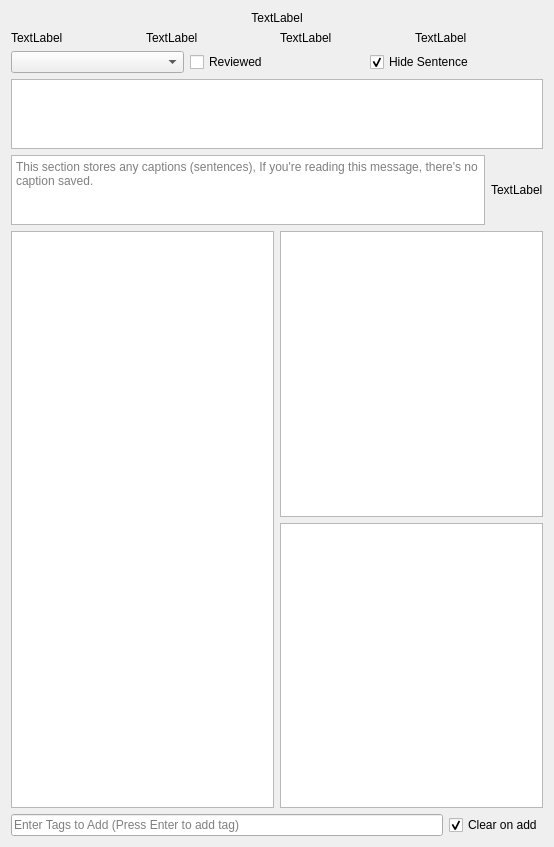
<?xml version="1.0" encoding="UTF-8"?>
<ui version="4.0">
 <class>Form</class>
 <widget class="QWidget" name="Form">
  <property name="geometry">
   <rect>
    <x>0</x>
    <y>0</y>
    <width>554</width>
    <height>847</height>
   </rect>
  </property>
  <property name="windowTitle">
   <string>Form</string>
  </property>
  <layout class="QGridLayout" name="gridLayout">
   <item row="0" column="0" colspan="2">
    <layout class="QVBoxLayout" name="verticalLayout">
     <property name="spacing">
      <number>6</number>
     </property>
     <item>
      <widget class="QLabel" name="label_image_path">
       <property name="sizePolicy">
        <sizepolicy hsizetype="Ignored" vsizetype="Preferred">
         <horstretch>0</horstretch>
         <verstretch>0</verstretch>
        </sizepolicy>
       </property>
       <property name="toolTip">
        <string>path of the image</string>
       </property>
       <property name="text">
        <string>TextLabel</string>
       </property>
       <property name="scaledContents">
        <bool>false</bool>
       </property>
       <property name="alignment">
        <set>Qt::AlignCenter</set>
       </property>
      </widget>
     </item>
     <item>
      <layout class="QHBoxLayout" name="horizontalLayout_2">
       <item>
        <widget class="QLabel" name="label_tags_len">
         <property name="toolTip">
          <string>count of tags in the image</string>
         </property>
         <property name="text">
          <string>TextLabel</string>
         </property>
        </widget>
       </item>
       <item>
        <widget class="QLabel" name="label_token_len">
         <property name="toolTip">
          <string>count of tokens in the image</string>
         </property>
         <property name="text">
          <string>TextLabel</string>
         </property>
        </widget>
       </item>
       <item>
        <widget class="QLabel" name="label_image_ext">
         <property name="toolTip">
          <string>extension of the image</string>
         </property>
         <property name="text">
          <string>TextLabel</string>
         </property>
        </widget>
       </item>
       <item>
        <widget class="QLabel" name="label_image_size">
         <property name="toolTip">
          <string>size of the image on disk</string>
         </property>
         <property name="text">
          <string>TextLabel</string>
         </property>
        </widget>
       </item>
      </layout>
     </item>
     <item>
      <layout class="QHBoxLayout" name="horizontalLayout_3">
       <item>
        <widget class="QComboBox" name="comboBox_score_tags">
         <property name="toolTip">
          <string>Score of the image, can be changed, removed if necessary, the blue highlight is the curernt score</string>
         </property>
        </widget>
       </item>
       <item>
        <widget class="QCheckBox" name="checkBox_reviewed">
         <property name="toolTip">
          <string>if an image is manually reviewed or not</string>
         </property>
         <property name="text">
          <string>Reviewed</string>
         </property>
        </widget>
       </item>
       <item>
        <widget class="QCheckBox" name="checkBox_hide_sentence">
         <property name="toolTip">
          <string>hide the sentence panel</string>
         </property>
         <property name="text">
          <string>Hide Sentence</string>
         </property>
         <property name="checked">
          <bool>true</bool>
         </property>
        </widget>
       </item>
      </layout>
     </item>
     <item>
      <widget class="QListView" name="listView_rejected">
       <property name="sizePolicy">
        <sizepolicy hsizetype="Expanding" vsizetype="Minimum">
         <horstretch>0</horstretch>
         <verstretch>0</verstretch>
        </sizepolicy>
       </property>
       <property name="toolTip">
        <string>all tags that are rejected (bold tags are manually rejected tags)</string>
       </property>
       <property name="horizontalScrollBarPolicy">
        <enum>Qt::ScrollBarAlwaysOff</enum>
       </property>
       <property name="sizeAdjustPolicy">
        <enum>QAbstractScrollArea::AdjustToContents</enum>
       </property>
       <property name="editTriggers">
        <set>QAbstractItemView::NoEditTriggers</set>
       </property>
       <property name="showDropIndicator" stdset="0">
        <bool>false</bool>
       </property>
       <property name="movement">
        <enum>QListView::Static</enum>
       </property>
       <property name="flow">
        <enum>QListView::LeftToRight</enum>
       </property>
       <property name="isWrapping" stdset="0">
        <bool>true</bool>
       </property>
       <property name="resizeMode">
        <enum>QListView::Adjust</enum>
       </property>
       <property name="wordWrap">
        <bool>false</bool>
       </property>
      </widget>
     </item>
     <item>
      <layout class="QHBoxLayout" name="horizontalLayout">
       <item>
        <widget class="QPlainTextEdit" name="plainTextEdit_sentence">
         <property name="sizePolicy">
          <sizepolicy hsizetype="Expanding" vsizetype="Minimum">
           <horstretch>0</horstretch>
           <verstretch>0</verstretch>
          </sizepolicy>
         </property>
         <property name="toolTip">
          <string>the sentence is the caption that is not organized in the form of tags</string>
         </property>
         <property name="horizontalScrollBarPolicy">
          <enum>Qt::ScrollBarAlwaysOff</enum>
         </property>
         <property name="sizeAdjustPolicy">
          <enum>QAbstractScrollArea::AdjustToContents</enum>
         </property>
         <property name="placeholderText">
          <string>This section stores any captions (sentences), If you're reading this message, there's no caption saved.</string>
         </property>
        </widget>
       </item>
       <item>
        <widget class="QLabel" name="label_sentence_len">
         <property name="sizePolicy">
          <sizepolicy hsizetype="Preferred" vsizetype="Preferred">
           <horstretch>0</horstretch>
           <verstretch>0</verstretch>
          </sizepolicy>
         </property>
         <property name="toolTip">
          <string>the token len of the sentence</string>
         </property>
         <property name="text">
          <string>TextLabel</string>
         </property>
        </widget>
       </item>
      </layout>
     </item>
     <item>
      <layout class="QHBoxLayout" name="horizontalLayout_4">
       <item>
        <widget class="QListView" name="listView_tags">
         <property name="toolTip">
          <string>the tags that will be outputed by the tagger, bold tags are manually added tags, click on tag to add it to the rejected, hold and click enter to go the tag danbooru wiki</string>
         </property>
         <property name="horizontalScrollBarPolicy">
          <enum>Qt::ScrollBarAlwaysOff</enum>
         </property>
         <property name="editTriggers">
          <set>QAbstractItemView::NoEditTriggers</set>
         </property>
         <property name="showDropIndicator" stdset="0">
          <bool>false</bool>
         </property>
         <property name="movement">
          <enum>QListView::Static</enum>
         </property>
         <property name="flow">
          <enum>QListView::LeftToRight</enum>
         </property>
         <property name="isWrapping" stdset="0">
          <bool>true</bool>
         </property>
         <property name="resizeMode">
          <enum>QListView::Adjust</enum>
         </property>
         <property name="wordWrap">
          <bool>false</bool>
         </property>
        </widget>
       </item>
       <item>
        <layout class="QVBoxLayout" name="verticalLayout_2">
         <item>
          <widget class="ConflictsTreeView" name="treeView_conflicts">
           <property name="toolTip">
            <string>Tags that are recognized as conflicts, click on the category if you want to hide it for this image, consider it solve</string>
           </property>
           <property name="editTriggers">
            <set>QAbstractItemView::NoEditTriggers</set>
           </property>
           <property name="showDropIndicator" stdset="0">
            <bool>false</bool>
           </property>
           <property name="selectionBehavior">
            <enum>QAbstractItemView::SelectItems</enum>
           </property>
          </widget>
         </item>
         <item>
          <widget class="QListView" name="listView_recommendations">
           <property name="toolTip">
            <string>tag recommendations based on what is present in the output</string>
           </property>
           <property name="editTriggers">
            <set>QAbstractItemView::NoEditTriggers</set>
           </property>
           <property name="defaultDropAction">
            <enum>Qt::IgnoreAction</enum>
           </property>
          </widget>
         </item>
        </layout>
       </item>
      </layout>
     </item>
     <item>
      <layout class="QHBoxLayout" name="horizontalLayout_5">
       <item>
        <widget class="QLineEdit" name="lineEdit_add_tags">
         <property name="toolTip">
          <string>add tags to this image, tags are separated by commas, press enter to validate the addition</string>
         </property>
         <property name="placeholderText">
          <string>Enter Tags to Add (Press Enter to add tag)</string>
         </property>
        </widget>
       </item>
       <item>
        <widget class="QCheckBox" name="checkBox_clear_on_add">
         <property name="toolTip">
          <string>if checked, will clear the tags to add when entered</string>
         </property>
         <property name="text">
          <string>Clear on add</string>
         </property>
         <property name="checked">
          <bool>true</bool>
         </property>
        </widget>
       </item>
      </layout>
     </item>
    </layout>
   </item>
  </layout>
 </widget>
 <customwidgets>
  <customwidget>
   <class>ConflictsTreeView</class>
   <extends>QTreeView</extends>
   <header>imported_widgets</header>
  </customwidget>
 </customwidgets>
 <resources/>
 <connections/>
</ui>
